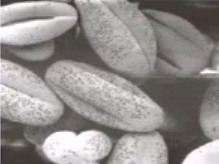
%> input picture histogram_equalization/img3.png, 219 x 164 px
$ octave histogram_equalization.m   (GNU Octave 9; MATLAB toolbox functions it lacks are replaced by stand-ins)
%> lines starting %> are read from the running program, lines starting %| are printed output that depends on the picture
clear;
close all;

%% Original image
x = imread('img3.png');
%> x is the input picture: size 164x219x3 uint8; mean R, G, B 146.8, 142.8, 141.4
x = rgb2gray(x);
%> x: size 164x219 uint8
L = 256;
imshow(x);

figure;
imhist(x);
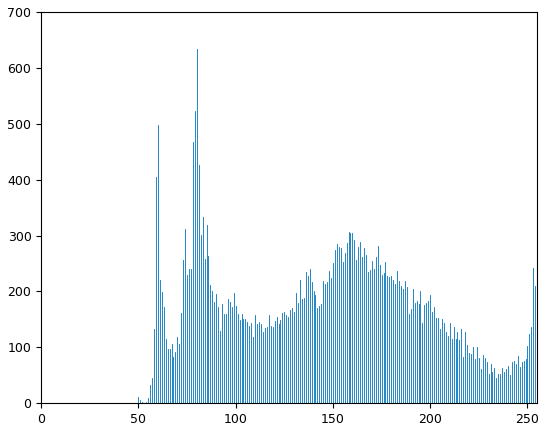
%> figure redrawn from the program's plot data; highest point at x = 80, y = 634

%% My implementation

p = zeros(256, 1);
for i = 0:255
    p(i+1) = sum(sum(x == i)) / length(x(:));
end
%> after the loop, p = 256 values, max 0.0177 at index 81, min 0 at index 1, mean 0.00391

s = zeros(256, 1);
for i = 1:256
    for j = 1:i
        s(i) = s(i) + p(j);
    end
    s(i) = s(i) * (L-1);
end
%> after the loop, s = 256 values from 0 to 255

s = uint8(s);
figure;
plot(0:255, s);
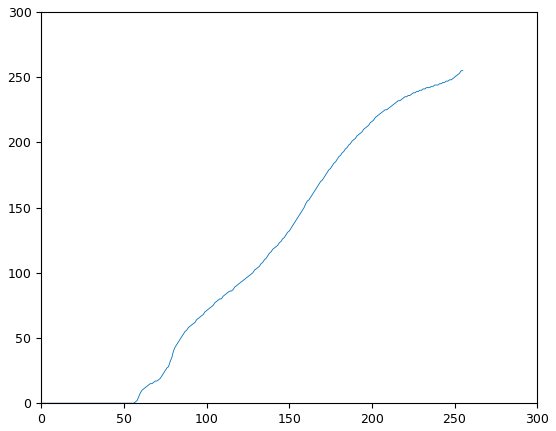
%> figure redrawn from the program's plot data; curve peaks at x = 254, y = 255

y = zeros(size(x), 'uint8');
for i = 1:size(x,1)
    for j = 1:size(x,2)
        y(i,j) = s(x(i,j)+1);
    end
end
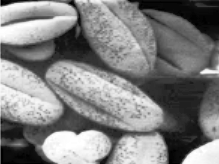
%> y: size 164x219 uint8; min 0, max 255, mean 128.3

figure;
imshow(y);

figure;
imhist(y);
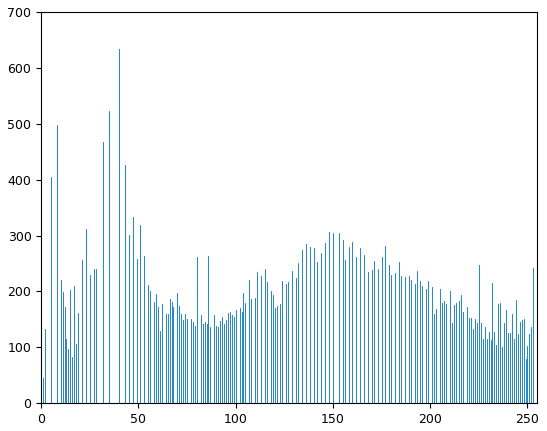
%> figure redrawn from the program's plot data; highest point at x = 40, y = 634

%% Built-in implementation

figure;
gt = histeq(x);
imshow(gt);

figure;
imhist(gt);
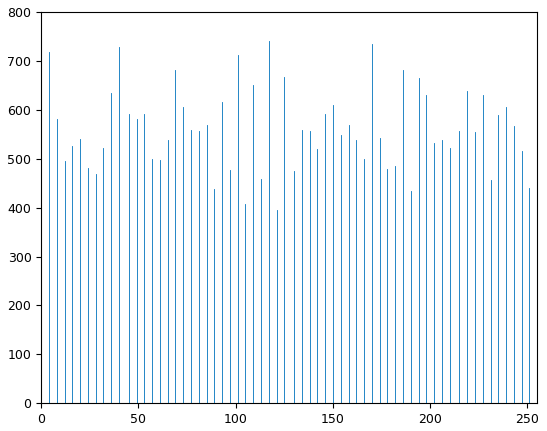
%> figure redrawn from the program's plot data; highest point at x = 117, y = 740

$ run again, with histogram_equalization/img0.png copied over histogram_equalization/img3.png
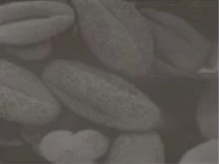
%> input picture histogram_equalization/img0.png, 219 x 164 px
%> x is the input picture: size 164x219x3 uint8; mean R, G, B 92.9, 88.2, 84.1
%> x: size 164x219 uint8
%> after the loop `for i = 0:255`: p = 256 values, max 0.0683 at index 74, min 0 at index 1, mean 0.00391
%> after the loop `for i = 1:256`: s = 256 values from 0 to 255
%> after the loop `for i = 1:size(x,1)`:
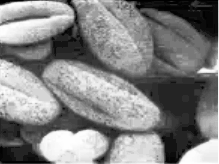
%> y: size 164x219 uint8; min 0, max 255, mean 130.7
%> `imhist(gt);`:
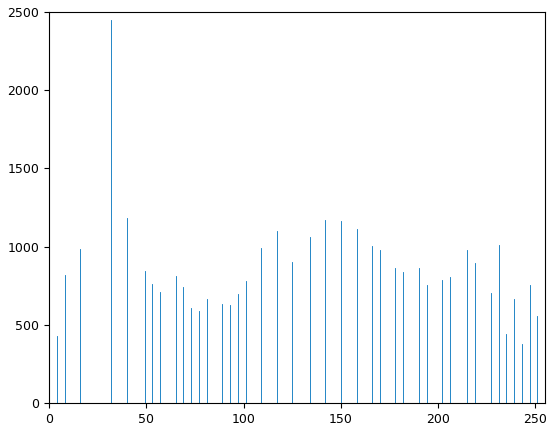
%> figure redrawn from the program's plot data; highest point at x = 32, y = 2452
